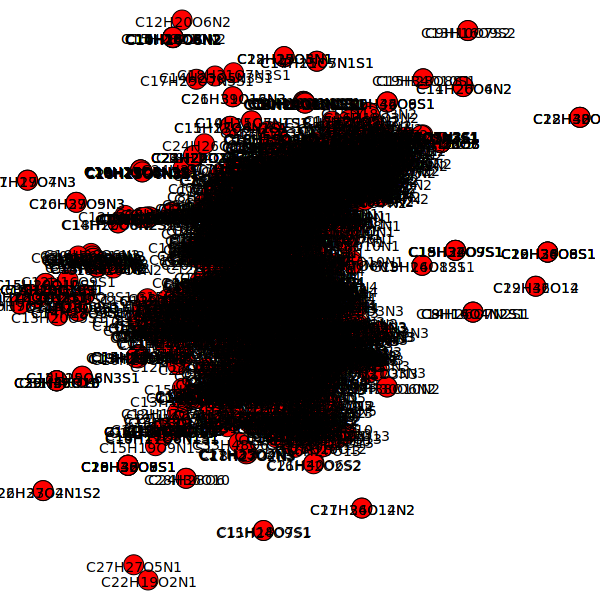

Recreate this plot in Python.
import igraph as ig
import csv


def read_from_csv(filename):
    csvfile = open(filename, "r")
    reader = csv.reader(csvfile)
    result = []
    for item in reader:
        if reader.line_num == 1:
            continue
        result.append(item)
    csvfile.close()
    return result


if __name__ == "__main__":
    # datas = read_from_csv("边.csv")
    datas = read_from_csv("node.csv")
    datas_for_graph = []
    datas_total = []
    for data in datas:
        datas_for_graph.append((data[0], data[1]))
        datas_total.append(data[0])
        datas_total.append(data[1])
    datas_total = list(set(datas_total))
    g = ig.Graph()
    g.add_vertices(datas_total)
    g.vs['label'] = datas_total
    g.add_edges(datas_for_graph)
    ig.plot(g, "test.png")
    print("度", end=':')
    print(g.degree())
    ebs = g.edge_betweenness()
    print("中介中心性", end=':')
    print(ebs)
    max_eb = max(ebs)
    print("中介中心性较高的边", end=":")
    print([g.es[idx].tuple for idx, eb in enumerate(ebs) if eb == max_eb])
